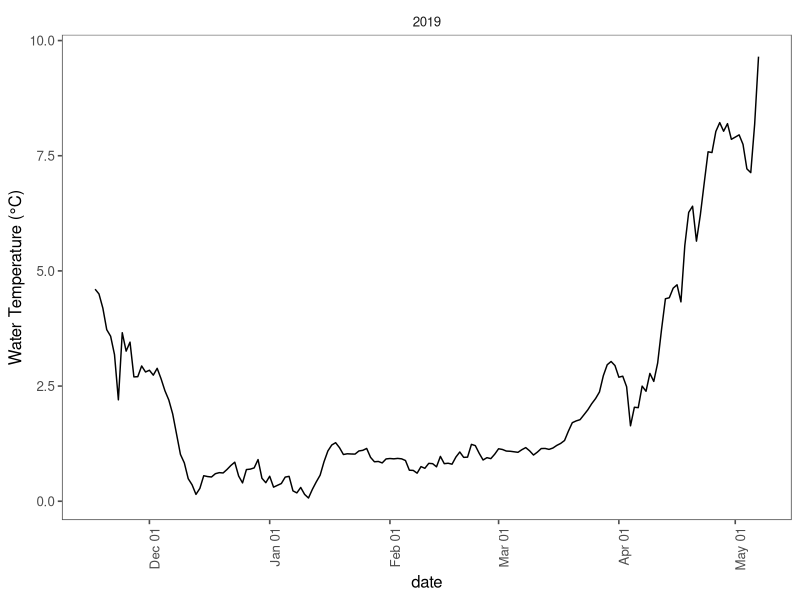
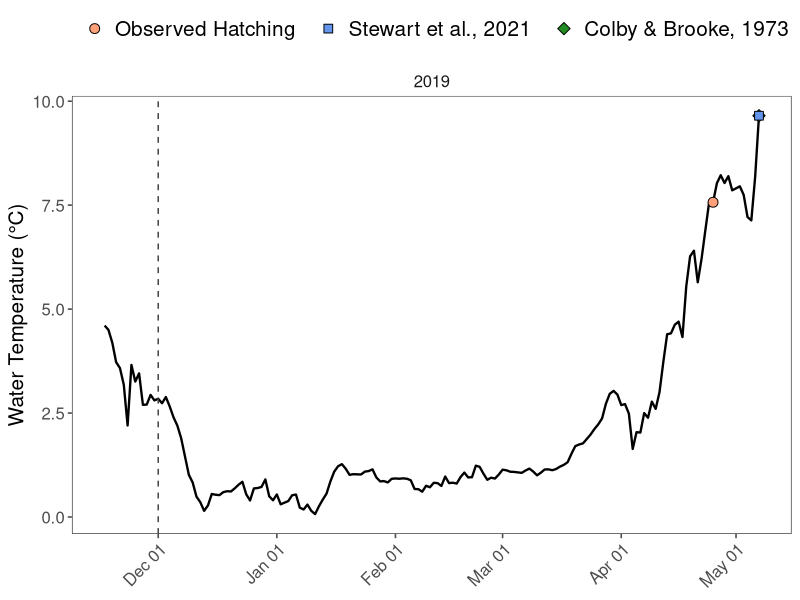

Write R code to recreate these figures, in order. (Note: this script raises an error after producing the figures.)
#### CLEAR THE ENVIRONMENT FIRST ---------------------------------------------

rm(list = ls(all.names = TRUE))


#### LOAD PACKAGES -----------------------------------------------------------

library(ggplot2)
library(lubridate)
library(ggthemes)
library(dplyr)
library(readxl)
library(gridExtra)
library(grid)
library(cowplot)


#### LOAD TEMPERATURE DATA -----------------------------------------------------------------------

temp <- read_excel("data/lake-ontario/lake-ontario-temp-embayments-bottom.xlsx", sheet = "chaumont-bay") %>% 
  group_by(date, year) %>% 
  summarize(temp.c = mean(temp.c)) %>% 
  ungroup() %>% 
  group_by(year) %>% 
  mutate(month = month(date),
         day = day(date),
         yday = yday(date)) %>% 
  filter(month != 6| day < 2)

## 
ggplot(temp, aes(x = date, y = temp.c)) + 
  geom_line() + theme_few() + 
  ylab('Water Temperature (°C)') + 
  scale_x_datetime(date_breaks = "1 month", date_labels =  "%b %d") + 
  theme(axis.text.x = element_text(angle = 90, hjust = 1))  + 
  facet_wrap(~year, scales = "free_x")


#### CALCULATE MEAN SPAWNING DATE ----------------------------------------------------------------

mu.spawn <- read_excel("data/lake-ontario/lake-ontario-spawning.xlsx", sheet = "lake-ontario-spawning") %>% 
  filter(date > "2006-11-10", prop.ripe > 0) %>% 
  group_by(year) %>% 
  summarize(mu.spawn.date = as.Date(weighted.mean(date, prop.ripe), format = "%Y-%m-%d")) %>% 
  mutate(mu.spawn.yday = yday(mu.spawn.date)) %>% 
  summarize(mu.spawn = mean(mu.spawn.yday)) %>% pull()
  

#### CALCULATE MEAN HATCHING DATE ----------------------------------------------------------------

mu.hatch <- read_excel("data/lake-ontario/lake-ontario-hatching.xlsx", sheet = "lake-ontario-hatching") %>%
  group_by(year) %>% 
  summarize(mu.hatch.date = as.Date(weighted.mean(date, mean.density), format = "%Y-%m-%d")) %>% 
  mutate(mu.hatch.yday = yday(mu.hatch.date)) %>% 
  summarize(mu.hatch = mean(mu.hatch.yday)) %>% pull()


## Filter temp profiles by start and end dates

temp.spawn <- temp %>% filter(yday >= mu.spawn)
temp.hatch <- temp %>% filter(yday <= mu.hatch)
temp.inc <- bind_rows(temp.spawn, temp.hatch) 

temp.ADD <- temp.inc %>% group_by(year) %>% 
  mutate(ADD = cumsum(temp.c)) %>% 
  filter(ADD == max(ADD)) %>% 
  select(date, year, temp.c, ADD)


#### XXXXXXXXX -----------------------
## Polynomial: y = a + bx + cx^2
## Semilog: log10(y) = log10(a) + log10(b)x + log10(c)x^2
## Antilog: 10^(log(y))

## Colby and Brooke
model.CB <- read_excel("data/model-structural-parameters.xlsx", sheet = "coefs") %>% 
  filter(lake == "Pickeral Lake")

## Take antilog from daily semilog output, accumulate across days
model.CB.perc <- temp %>%  
  filter(date >= as.Date(mu.spawn, origin = paste0(year-2, "-12-31"))) %>% 
  mutate(perc.day = (10^(model.CB$a + model.CB$b * temp.c + model.CB$c * temp.c^2))*100,
         perc.cum = cumsum(perc.day)) %>% 
  filter(perc.cum <= 100) %>%
  mutate(ADD = cumsum(temp.c))

model.CB.perc.max <- model.CB.perc %>% group_by(year) %>% 
  filter(perc.cum == max(perc.cum)) %>% 
  select(date, year, temp.c, ADD) %>% 
  mutate(model = "CB")


## Stewart et al. 2021
model.ontario <- read_excel("data/model-structural-parameters.xlsx", sheet = "coefs") %>% 
  filter(lake == "Lake Ontario")

## Take antilog from daily semilog output, accumulate across days
model.ontario.perc <- temp %>% 
  filter(date >= as.Date(mu.spawn, origin = paste0(year-2, "-12-31"))) %>% 
  mutate(perc.day = (10^(model.ontario$a + model.ontario$b * temp.c + model.ontario$c * temp.c^2))*100,
         perc.cum = cumsum(perc.day),) %>% 
  filter(perc.cum <= 100) %>%
  mutate(ADD = cumsum(temp.c))

model.ontario.perc.max <- model.ontario.perc %>% group_by(year) %>% 
  filter(perc.cum == max(perc.cum)) %>% 
  select(date, year, temp.c, ADD) %>% 
  mutate(model = "ST")


#### COMBINE ALL MODEL HATCHING ESTIMATES --------------------------------------------------------

model.hatching.all <- temp.ADD %>% 
  mutate(model = "EP") %>% 
  bind_rows(., model.CB.perc.max, model.ontario.perc.max) %>% 
  mutate(model = factor(model, ordered = TRUE, levels = c("EP", "ST", "CB")),
         jday = yday(date))


#### VISUALIZATIONS ------------------------------------------------------------------------------xs

ggplot(temp, aes(x = date, y = temp.c)) + 
  geom_line(size = 0.8) +
  geom_vline(data = temp.inc[1,1], aes(xintercept = date), color = "gray25", linetype = "dashed", show.legend = FALSE) +
  geom_point(data = model.hatching.all, aes(x = as.POSIXct(date), y = temp.c, fill = model, shape = model), size = 3) +
  scale_shape_manual("", values = c(21, 22, 23),
                     labels = c("Observed Hatching  ", "Stewart et al., 2021  ", "Colby & Brooke, 1973")) +
  scale_fill_manual("", values = c("lightsalmon", "cornflowerblue", "forestgreen"),
                    labels = c("Observed Hatching  ", "Stewart et al., 2021  ", "Colby & Brooke, 1973")) +
  scale_x_datetime(date_breaks = "1 month", date_labels =  "%b %d") + 
  labs(y = "Water Temperature (°C)") + 
  theme_few() + 
  theme(axis.text.x = element_text(angle = 45, hjust = 1),
        axis.text = element_text(size = 12),
        axis.title.y = element_text(size = 15),
        axis.title.x = element_blank(),
        legend.position = "top", 
        legend.text = element_text(size = 15),
        strip.text = element_text(size = 12),
        panel.spacing = unit(1, "lines")) + 
  facet_wrap(~year, scales = "free_x")

ggsave("figures/lake-ontario-model-comparison.png", height = 6.5, width = 14, dpi = 300)


plot.add <- ggplot(model.hatching.all, aes(x = factor(year), y = ADD, group = model)) +
  geom_point(aes(fill = model, shape = model), size = 3) + 
  scale_shape_manual("", values = c(21, 22, 23),
                     labels = c("Observed Hatching  ", "Stewart et al., 2021  ", "Colby & Brooke, 1973")) +
  scale_fill_manual("", values = c("lightsalmon", "cornflowerblue", "forestgreen"),
                    labels = c("Observed Hatching  ", "Stewart et al., 2021  ", "Colby & Brooke, 1973")) +
  labs(y = "Degree-days") +
  theme_few() + 
  theme(axis.text.x = element_text(angle = 45, hjust = 1),
        axis.text = element_text(size = 12),
        axis.title.y = element_text(size = 15),
        axis.title.x = element_blank(),
        legend.position = "top", 
        legend.text = element_text(size = 15),
        strip.text = element_text(size = 12),
        panel.spacing = unit(1, "lines"))

plot.date <- ggplot(model.hatching.all, aes(x = factor(year), y = jday, group = model)) +
  geom_point(aes(fill = model, shape = model), size = 3) + 
  scale_shape_manual("", values = c(21, 22, 23),
                     labels = c("Observed Hatching  ", "Stewart et al., 2021  ", "Colby & Brooke, 1973")) +
  scale_fill_manual("", values = c("lightsalmon", "cornflowerblue", "forestgreen"),
                    labels = c("Observed Hatching  ", "Stewart et al., 2021  ", "Colby & Brooke, 1973")) +
  labs(y = "Julian Date") +
  theme_few() + 
  theme(axis.text.x = element_text(angle = 45, hjust = 1),
        axis.text = element_text(size = 12),
        axis.title.y = element_text(size = 15),
        axis.title.x = element_blank(),
        legend.position = "top", 
        legend.text = element_text(size = 15),
        strip.text = element_text(size = 12),
        panel.spacing = unit(1, "lines"))

## Combine all figures
plot.all <- grid.arrange(
  arrangeGrob(get_legend(plot.add),
              nrow = 1,
              ncol = 1),
  arrangeGrob(
    arrangeGrob(plot.add + theme(legend.position = "none", axis.title.x = element_blank()),
                nrow = 1),
    arrangeGrob(plot.date + theme(legend.position = "none", axis.title.x = element_blank()), 
                nrow = 1),
    ncol = 2,
    widths = c(1, 1)
  ),
  heights = c(0.05, 1.0)
)

ggsave("figures/lake-ontario-add-yday.png", plot = plot.all, width = 8, height = 5, dpi = 300)


